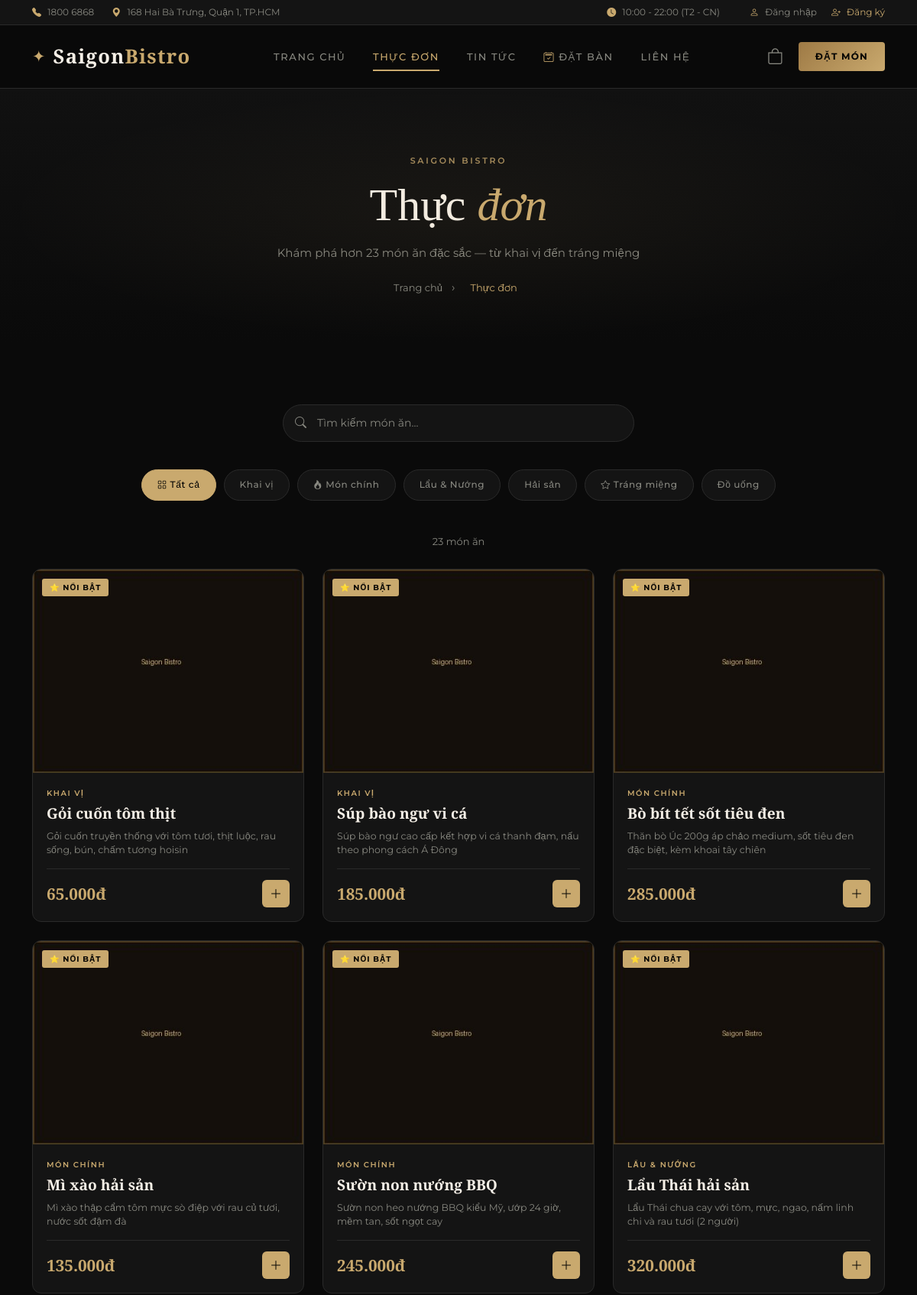
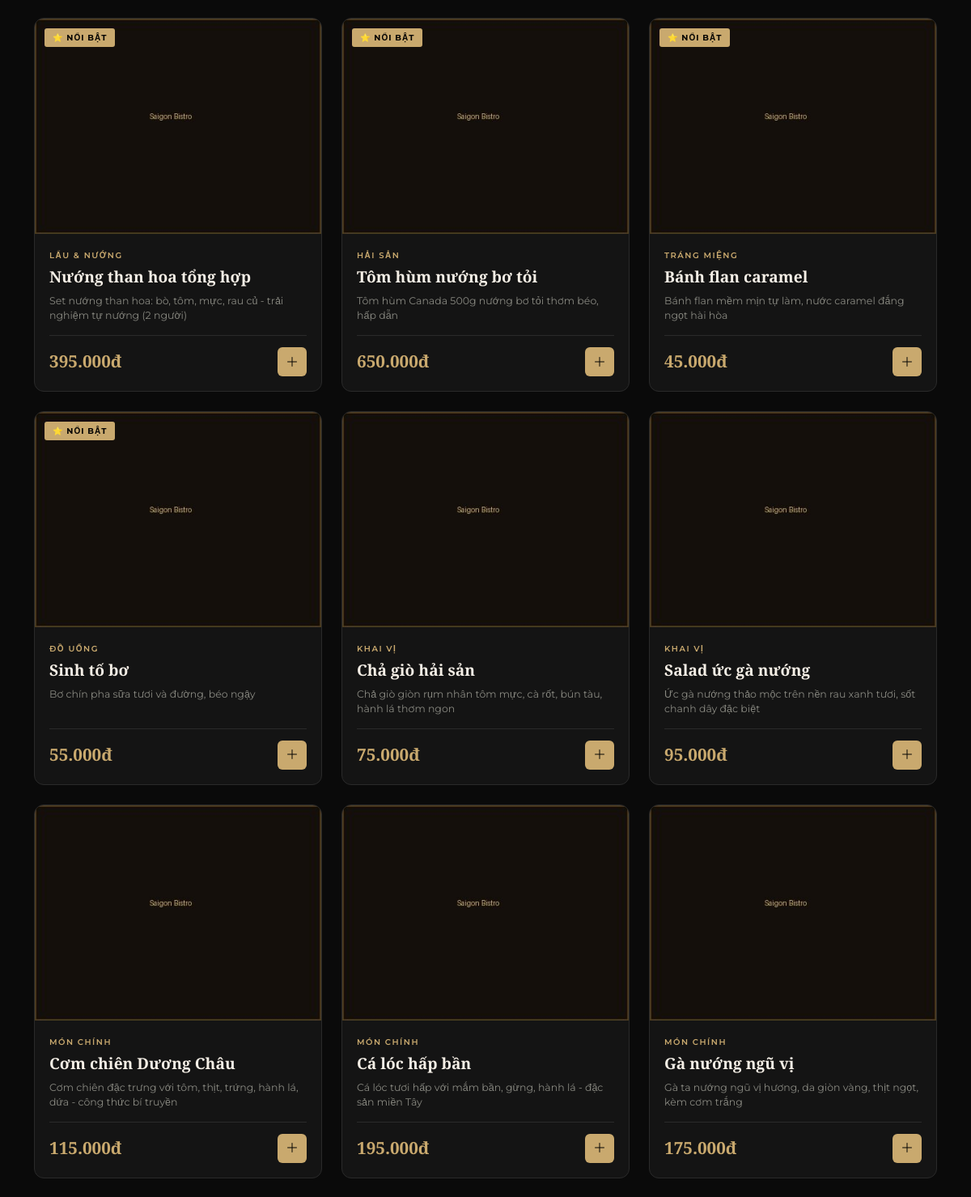
Page /menu.php (upper part) on the committed database (2 pictures, top to bottom).
### tables this page shows
CREATE TABLE IF NOT EXISTS categories (
    id INT AUTO_INCREMENT PRIMARY KEY,
    name VARCHAR(100) NOT NULL,
    icon VARCHAR(50) DEFAULT 'utensils',
    sort_order INT DEFAULT 0,
    created_at DATETIME DEFAULT CURRENT_TIMESTAMP
);

CREATE TABLE IF NOT EXISTS dishes (
    id INT AUTO_INCREMENT PRIMARY KEY,
    category_id INT NOT NULL,
    name VARCHAR(150) NOT NULL,
    description TEXT,
    price DECIMAL(10,0) NOT NULL,
    image VARCHAR(255) DEFAULT NULL,
    is_featured TINYINT(1) DEFAULT 0,
    status ENUM('active','inactive') DEFAULT 'active',
    created_at DATETIME DEFAULT CURRENT_TIMESTAMP,
    FOREIGN KEY (category_id) REFERENCES categories(id) ON DELETE CASCADE
);

### includes/functions.php (called while the page is built, shortened)
<?php
function formatPrice($price) {
    return number_format($price, 0, ',', '.') . 'đ';
}
function clean($data) {
    return htmlspecialchars(strip_tags(trim($data)));
}
function isLoggedIn() {
    return isset($_SESSION['user_id']);
}
function getDishImage($image) {
    return BASE_URL . '/assets/images/dish-default.jpg';
}
?>

### menu.php (the view, shortened to what this page needs)
<?php
require_once __DIR__ . '/includes/header.php';
$categories = $pdo->query("SELECT * FROM categories ORDER BY sort_order")->fetchAll();
$catFilter = isset($_GET['cat']) ? (int)$_GET['cat'] : 0;
$search    = isset($_GET['q']) ? clean($_GET['q']) : '';
$sql = "SELECT d.*, c.name as cat_name FROM dishes d JOIN categories c ON d.category_id = c.id WHERE d.status = 'active'";
$params = [];
$sql .= " ORDER BY d.is_featured DESC, d.id ASC";
$stmt = $pdo->prepare($sql);
$stmt->execute($params);
$dishes = $stmt->fetchAll();
?>
<div class="page-hero">
    <span class="page-hero-label">Saigon Bistro</span>
    <h1>Thực <em>đơn</em></h1>
    <p>Khám phá hơn <?= $pdo->query("SELECT COUNT(*) FROM dishes WHERE status='active'")->fetchColumn() ?> món ăn đặc sắc — từ khai vị đến tráng miệng</p>
    <div class="breadcrumb-nav"><a href="<?= SITE_URL ?>/">Trang chủ</a> <span>›</span> <span class="current">Thực đơn</span></div>
</div>
<section class="section-py">
    <div class="container">
        <div class="search-bar-wrap" data-aos="fadeInUp">
            <i class="bi bi-search"></i>
            <input type="text" class="search-input" id="searchInput" value="<?= $search ?>" placeholder="Tìm kiếm món ăn..." autocomplete="off">
        </div>
        <div class="category-filter" data-aos="fadeInUp">
            <button class="cat-btn <?= !$catFilter ? 'active' : '' ?>" data-cat="all" onclick="filterCat(0, this)">
                <i class="bi bi-grid"></i> Tất cả
            </button>
            <?php foreach ($categories as $cat): ?>
            <button class="cat-btn <?= $catFilter == $cat['id'] ? 'active' : '' ?>"
                data-cat="<?= $cat['id'] ?>"
                onclick="filterCat(<?= $cat['id'] ?>, this)">
                <i class="bi bi-<?= $cat['icon'] ?>"></i> <?= clean($cat['name']) ?>
            </button>
            <?php endforeach; ?>
        </div>
        <div style="text-align:center;margin-bottom:24px;">
            <span style="color:var(--text-muted);font-size:13px;" id="resultCount">
                <?= count($dishes) ?> món ăn
            </span>
        </div>
        <div class="row g-4" id="dishesGrid">
            <?php if (empty($dishes)): ?>
            <div class="col-12">
                <div class="empty-state">
                    <i class="bi bi-search"></i>
                    <h5>Không tìm thấy món ăn</h5>
                    <p>Hãy thử tìm kiếm với từ khóa khác</p>
                    <a href="<?= SITE_URL ?>/menu.php" class="btn-outline-gold mt-3" style="display:inline-block;">Xem tất cả</a>
                </div>
            </div>
            <?php else: ?>
            <?php foreach ($dishes as $i => $dish): ?>
            <div class="col-sm-6 col-lg-4 dish-col" data-cat="<?= $dish['category_id'] ?>">
                <div class="dish-card dish-item"
                    data-cat="<?= $dish['category_id'] ?>"
                    data-name="<?= htmlspecialchars($dish['name']) ?>"
                    data-aos="fadeInUp" style="animation-delay:<?= ($i % 6) * 0.07 ?>s">
                    <div class="dish-card-img">
                        <img src="<?= getDishImage($dish['image']) ?>"
                            alt="<?= clean($dish['name']) ?>" loading="lazy"
                            onerror="this.src='https://images.unsplash.com/photo-1504674900247-0877df9cc836?w=400&h=300&fit=crop'">
                        <?php if ($dish['is_featured']): ?>
                        <span class="dish-badge">⭐ Nổi bật</span>
                        <?php endif; ?>
                    </div>
                    <div class="dish-card-body">
                        <div class="dish-card-cat"><?= clean($dish['cat_name']) ?></div>
                        <div class="dish-card-name"><?= clean($dish['name']) ?></div>
                        <div class="dish-card-desc"><?= clean($dish['description']) ?></div>
                        <div class="dish-card-footer">
                            <span class="dish-price"><?= formatPrice($dish['price']) ?></span>
                            <button class="btn-add-cart"
                                data-id="<?= $dish['id'] ?>"
                                data-name="<?= htmlspecialchars($dish['name']) ?>"
                                data-price="<?= $dish['price'] ?>"
                                title="Thêm vào giỏ hàng">
                                <i class="bi bi-plus-lg"></i>
                            </button>
                        </div>
                    </div>
                </div>
            </div>
            <?php endforeach; ?>
            <?php endif; ?>
        </div>
    </div>
</section>
<?php require_once __DIR__ . '/includes/footer.php'; ?>

### includes/header.php (shortened to what this page needs)
<?php
require_once __DIR__ . '/functions.php';
$currentPage = basename($_SERVER['PHP_SELF']);
?>
<!DOCTYPE html>
<html lang="vi">
<head>
    <link href="https://cdn.jsdelivr.net/npm/bootstrap@5.3.0/dist/css/bootstrap.min.css" rel="stylesheet">
    <link href="https://cdn.jsdelivr.net/npm/bootstrap-icons@1.11.0/font/bootstrap-icons.css" rel="stylesheet">
    <link href="https://cdnjs.cloudflare.com/ajax/libs/animate.css/4.1.1/animate.min.css" rel="stylesheet">
    <link href="<?= SITE_URL ?>/assets/css/style.css" rel="stylesheet">
</head>
<body>
<header class="site-header" id="siteHeader">
    <div class="header-top">
        <div class="container">
            <div class="header-top-inner">
                <div class="header-contact">
                    <span><i class="bi bi-telephone-fill"></i> <?= SITE_PHONE ?></span>
                    <span><i class="bi bi-geo-alt-fill"></i> <?= SITE_ADDRESS ?></span>
                </div>
                <div class="header-top-right">
                    <span><i class="bi bi-clock-fill"></i> 10:00 - 22:00 (T2 - CN)</span>
                    <?php if (isLoggedIn()): ?>
                        <a href="<?= SITE_URL ?>/orders.php" class="header-user-link"><i class="bi bi-person-fill"></i> <?= clean($_SESSION['user_name']) ?></a>
                        <?php if (isAdmin()): ?>
                            <a href="<?= SITE_URL ?>/admin/" class="header-user-link gold"><i class="bi bi-shield-fill"></i> Admin</a>
                        <?php endif; ?>
                        <a href="<?= SITE_URL ?>/logout.php" class="header-user-link"><i class="bi bi-box-arrow-right"></i> Đăng xuất</a>
                    <?php else: ?>
                        <a href="<?= SITE_URL ?>/login.php" class="header-user-link"><i class="bi bi-person"></i> Đăng nhập</a>
                        <a href="<?= SITE_URL ?>/register.php" class="header-user-link gold"><i class="bi bi-person-plus"></i> Đăng ký</a>
                    <?php endif; ?>
                </div>
            </div>
        </div>
    </div>
    <nav class="navbar navbar-expand-lg" id="mainNav">
        <div class="container">
            <a class="navbar-brand" href="<?= SITE_URL ?>/">
                <span class="brand-icon">✦</span>
                <span class="brand-name">Saigon<em>Bistro</em></span>
            </a>
            <div class="collapse navbar-collapse" id="navMenu">
                <ul class="navbar-nav mx-auto">
                    <li class="nav-item">
                        <a class="nav-link <?= $currentPage === 'index.php' ? 'active' : '' ?>" href="<?= SITE_URL ?>/">Trang chủ</a>
                    </li>
                    <li class="nav-item">
                        <a class="nav-link <?= $currentPage === 'menu.php' ? 'active' : '' ?>" href="<?= SITE_URL ?>/menu.php">Thực đơn</a>
                    </li>
                    <li class="nav-item">
                        <a class="nav-link <?= $currentPage === 'news.php' ? 'active' : '' ?>" href="<?= SITE_URL ?>/news.php">Tin tức</a>
                    </li>
                    <li class="nav-item">
                        <a class="nav-link <?= in_array($currentPage, ['reservation.php','my-reservations.php']) ? 'active' : '' ?>" href="<?= SITE_URL ?>/reservation.php" style="display:flex;align-items:center;gap:5px">
                            <i class="bi bi-calendar2-check" style="color:var(--gold)"></i> Đặt bàn
                        </a>
                    </li>
                    <li class="nav-item">
                        <a class="nav-link <?= $currentPage === 'contact.php' ? 'active' : '' ?>" href="<?= SITE_URL ?>/contact.php">Liên hệ</a>
                    </li>
                </ul>
                <div class="navbar-actions">
                    <a href="<?= SITE_URL ?>/cart.php" class="cart-btn <?= $currentPage === 'cart.php' ? 'active' : '' ?>">
                        <i class="bi bi-bag"></i>
                    </a>
                    <a href="<?= SITE_URL ?>/menu.php" class="btn-order-now">Đặt món</a>
                </div>
            </div>
        </div>
    </nav>
</header>

### includes/footer.php (shortened to what this page needs)
</body>
</html>

### rows in the picture
categories: name "Khai vị"
categories: name "Món chính"
categories: name "Lẩu & Nướng"
categories: name "Hải sản"
categories: name "Tráng miệng"
categories: name "Đồ uống"
dishes: is_featured "⭐ NỔI BẬT", category.name "KHAI VỊ", name "Gỏi cuốn tôm thịt", description "Gỏi cuốn truyền thống với tôm tươi, thịt luộc, rau sống, bún, chấm tương hoisin", price "65.000đ"
dishes: is_featured "⭐ NỔI BẬT", category.name "KHAI VỊ", name "Súp bào ngư vi cá", description "Súp bào ngư cao cấp kết hợp vi cá thanh đạm, nấu theo phong cách Á Đông", price "185.000đ"
dishes: is_featured "⭐ NỔI BẬT", category.name "MÓN CHÍNH", name "Bò bít tết sốt tiêu đen", description "Thăn bò Úc 200g áp chảo medium, sốt tiêu đen đặc biệt, kèm khoai tây chiên", price "285.000đ"
dishes: is_featured "⭐ NỔI BẬT", category.name "MÓN CHÍNH", name "Mì xào hải sản", description "Mì xào thập cẩm tôm mực sò điệp với rau củ tươi, nước sốt đậm đà", price "135.000đ"
dishes: is_featured "⭐ NỔI BẬT", category.name "MÓN CHÍNH", name "Sườn non nướng BBQ", description "Sườn non heo nướng BBQ kiểu Mỹ, ướp 24 giờ, mềm tan, sốt ngọt cay", price "245.000đ"
dishes: is_featured "⭐ NỔI BẬT", category.name "LẨU & NƯỚNG", name "Lẩu Thái hải sản", description "Lẩu Thái chua cay với tôm, mực, ngao, nấm linh chi và rau tươi (2 người)", price "320.000đ"
dishes: is_featured "⭐ NỔI BẬT", category.name "LẨU & NƯỚNG", name "Nướng than hoa tổng hợp", description "Set nướng than hoa: bò, tôm, mực, rau củ - trải nghiệm tự nướng (2 người)", price "395.000đ"
dishes: is_featured "⭐ NỔI BẬT", category.name "HẢI SẢN", name "Tôm hùm nướng bơ tỏi", description "Tôm hùm Canada 500g nướng bơ tỏi thơm béo, hấp dẫn", price "650.000đ"
dishes: is_featured "⭐ NỔI BẬT", category.name "TRÁNG MIỆNG", name "Bánh flan caramel", description "Bánh flan mềm mịn tự làm, nước caramel đắng ngọt hài hòa", price "45.000đ"
dishes: is_featured "⭐ NỔI BẬT", category.name "ĐỒ UỐNG", name "Sinh tố bơ", description "Bơ chín pha sữa tươi và đường, béo ngậy", price "55.000đ"
dishes: category.name "KHAI VỊ", name "Chả giò hải sản", description "Chả giò giòn rụm nhân tôm mực, cà rốt, bún tàu, hành lá thơm ngon", price "75.000đ"
dishes: category.name "KHAI VỊ", name "Salad ức gà nướng", description "Ức gà nướng thảo mộc trên nền rau xanh tươi, sốt chanh dây đặc biệt", price "95.000đ"
dishes: category.name "MÓN CHÍNH", name "Cơm chiên Dương Châu", description "Cơm chiên đặc trưng với tôm, thịt, trứng, hành lá, dứa - công thức bí truyền", price "115.000đ"
dishes: category.name "MÓN CHÍNH", name "Cá lóc hấp bần", description "Cá lóc tươi hấp với mắm bần, gừng, hành lá - đặc sản miền Tây", price "195.000đ"
dishes: category.name "MÓN CHÍNH", name "Gà nướng ngũ vị", description "Gà ta nướng ngũ vị hương, da giòn vàng, thịt ngọt, kèm cơm trắng", price "175.000đ"

### other values in the picture
SITE_PHONE "1800 6868"
SITE_ADDRESS "168 Hai Bà Trưng, Quận 1, TP.HCM"
count($dishes) "23"
